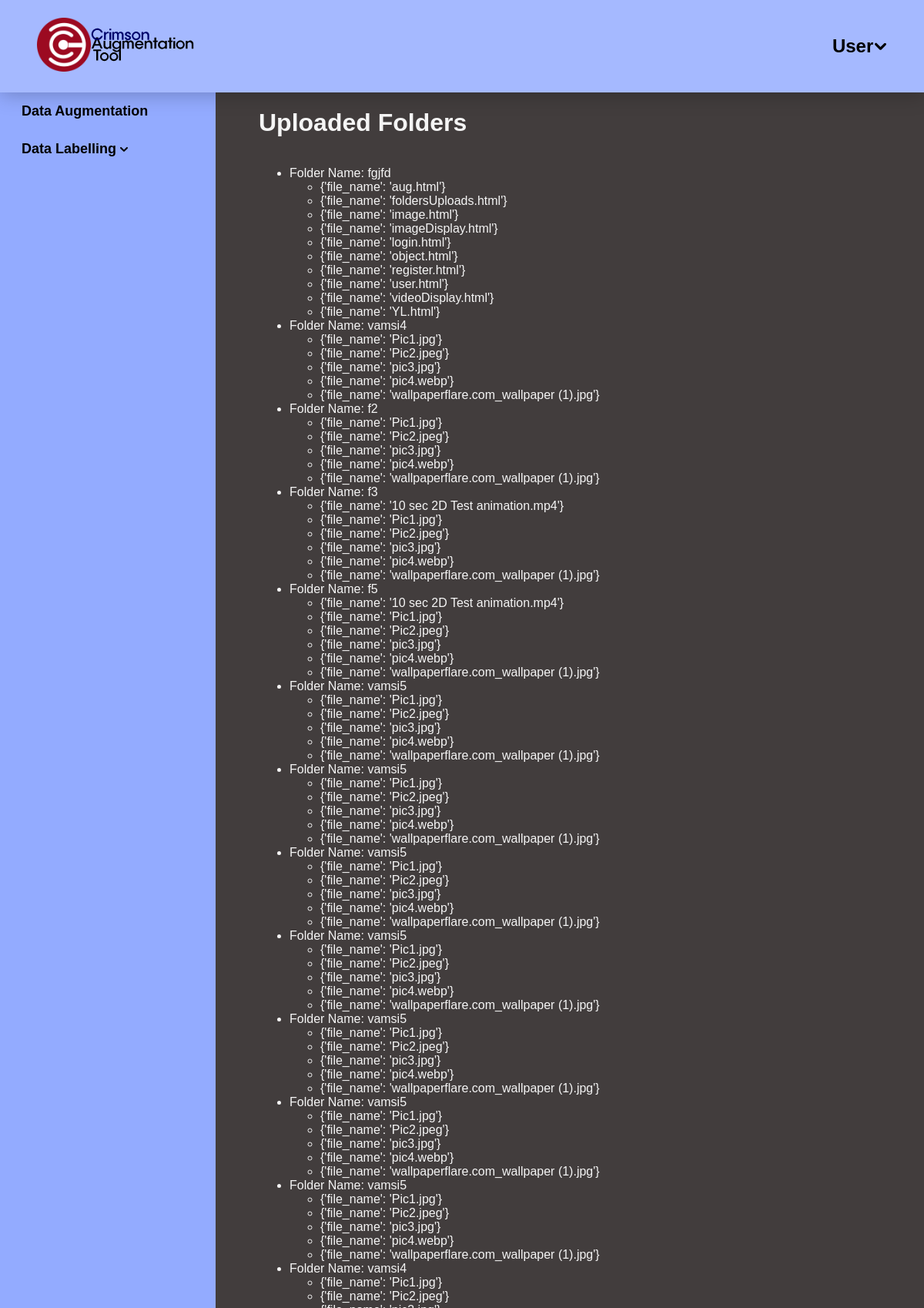
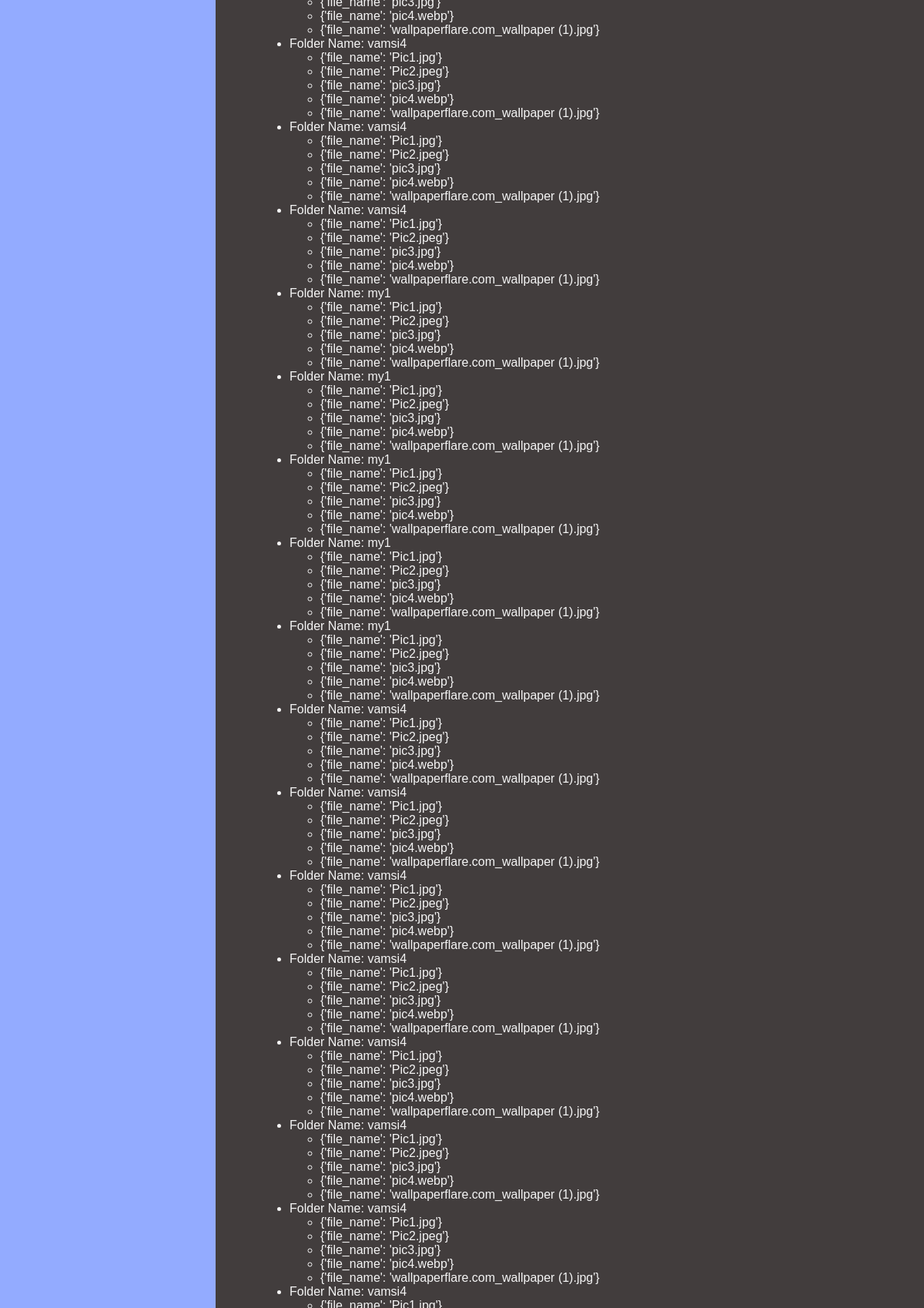
The app's page /handle_folder_upload (upper part) with its own data (2 pictures, top to bottom).
### crimsontool/models.py (models this page shows, shortened)
class Folder(models.Model):
    folder_name = models.CharField(max_length=255)
    files_info = JSONField(default=dict)

### crimsontool/views.py (the view)
# urls.py: path('handle_folder_upload', views.handle_folder_upload, name='handle_folder_upload'),
def handle_folder_upload(request):
    try:
        if request.method == 'POST':
            upload_directory = 'uploads/'
            os.makedirs(upload_directory, exist_ok=True)
            uploaded_folder_list = request.FILES.getlist('folder')
            uploaded_folder_name = request.POST.get('folder-name')
            folder_instance = Folder(folder_name=uploaded_folder_name)
            folder_instance.save()
            folder_path = os.path.join(upload_directory, uploaded_folder_name)
            os.makedirs(folder_path, exist_ok=True)
            files_info = folder_instance.files_info or []
            for uploaded_file in uploaded_folder_list:
                file_name = os.path.join(folder_path, uploaded_file.name)
                with open(file_name, 'wb+') as destination:
                    for chunk in uploaded_file.chunks():
                        destination.write(chunk)
                files_info.append({
                    'file_name': uploaded_file.name,
                })
            folder_instance.files_info = files_info
            folder_instance.save()
            temp_dir = os.path.join(os.getcwd(), "crimsontool", "input")
            DBImgPath = os.path.join(settings.MEDIA_ROOT)
            os.makedirs(temp_dir, exist_ok=True)
            temp_folder_path = os.path.join(temp_dir, uploaded_folder_name)
            DBTempFolderPath = os.path.join(DBImgPath, uploaded_folder_name)
            shutil.copytree(folder_path, temp_folder_path)
            script_path = os.path.join(os.path.dirname(os.path.abspath(__file__)), "yolov5", "detect.py")
            Scmd = f'python3 "{script_path}" --weight yolov5s.pt --source "{DBTempFolderPath}"'
            process = subprocess.Popen(Scmd, stdout=subprocess.PIPE, stderr=subprocess.PIPE)
            stdout, stderr = process.communicate()
            if process.returncode != 0:
                print(f"Error executing the script:\n{stderr.decode('utf-8')}")
            else:
                print(f"Script output:\n{stdout.decode('utf-8')}")
        else:
            print("GET request received for folder upload.")
    except Exception as e:
        print(f"An error occurred: {e}")
    contents = Folder.objects.all()
    data = {'folders': contents}
    return render(request, 'foldersUploads.html', data)

### crimsontool/templates/foldersUploads.html (shortened to what this page needs)
<!DOCTYPE html>
<html lang="en">
<head>
</head>
<body id="user-body">
    <nav id="navigation">
        <nav id="nav-left">
            <a href="{% url 'user' %}">
            </a>
        </nav>
        <nav id="navigation-right">
            <nav id="nav-right">
                <h2>User</h2>
            </nav>
        </nav>
    </nav>
    <div id="block">
        <aside id="left">
            <a href="{% url 'aug' %}">Data Augmentation</a>
            <a id="drop">Data Labelling
            </a>
        </aside>
        <div id="right">
            <h1>Uploaded Folders</h1>
            <ul>
              {% for folder in folders %}
                <li>Folder Name: {{ folder.folder_name }}</li>
                {% for file in folder.files_info %}
                    <ul>
                        <li>{{file}}</li>
                    </ul>
                    {% endfor %}
                {% endfor %}
            </ul>
        </div>
    </div>
</body>
</html>

### crimsontool/templates/foldersUploads.html (style rules this page uses)
* { font-family: Arial, Helvetica, sans-serif; }
#user-body { margin: 0px; }

### records on screen
Folder: folder_name "fgjfd", files_info "{'file_name': 'aug.html'}" "{'file_name': 'foldersUploads.html'}" "{'file_name': 'image.html'}" "{'file_name': 'imageDisplay.html'}" "{'file_name': 'login.html'}" "{'file_name': 'object.html'}" "{'file_name': 'register.html'}" "{'file_name': 'user.html'}" "{'file_name': 'videoDisplay.html'}" "{'file_name': 'YL.html'}"
Folder: folder_name "vamsi4", files_info "{'file_name': 'Pic1.jpg'}" "{'file_name': 'Pic2.jpeg'}" "{'file_name': 'pic3.jpg'}" "{'file_name': 'pic4.webp'}" "{'file_name': 'wallpaperflare.com_wallpaper (1).jpg'}"
Folder: folder_name "f2", files_info "{'file_name': 'Pic1.jpg'}" "{'file_name': 'Pic2.jpeg'}" "{'file_name': 'pic3.jpg'}" "{'file_name': 'pic4.webp'}" "{'file_name': 'wallpaperflare.com_wallpaper (1).jpg'}"
Folder: folder_name "f3", files_info "{'file_name': '10 sec 2D Test animation.mp4'}" "{'file_name': 'Pic1.jpg'}" "{'file_name': 'Pic2.jpeg'}" "{'file_name': 'pic3.jpg'}" "{'file_name': 'pic4.webp'}" "{'file_name': 'wallpaperflare.com_wallpaper (1).jpg'}"
Folder: folder_name "f5", files_info "{'file_name': '10 sec 2D Test animation.mp4'}" "{'file_name': 'Pic1.jpg'}" "{'file_name': 'Pic2.jpeg'}" "{'file_name': 'pic3.jpg'}" "{'file_name': 'pic4.webp'}" "{'file_name': 'wallpaperflare.com_wallpaper (1).jpg'}"
Folder: folder_name "vamsi5", files_info "{'file_name': 'Pic1.jpg'}" "{'file_name': 'Pic2.jpeg'}" "{'file_name': 'pic3.jpg'}" "{'file_name': 'pic4.webp'}" "{'file_name': 'wallpaperflare.com_wallpaper (1).jpg'}"
Folder: folder_name "vamsi5", files_info "{'file_name': 'Pic1.jpg'}" "{'file_name': 'Pic2.jpeg'}" "{'file_name': 'pic3.jpg'}" "{'file_name': 'pic4.webp'}" "{'file_name': 'wallpaperflare.com_wallpaper (1).jpg'}"
Folder: folder_name "vamsi5", files_info "{'file_name': 'Pic1.jpg'}" "{'file_name': 'Pic2.jpeg'}" "{'file_name': 'pic3.jpg'}" "{'file_name': 'pic4.webp'}" "{'file_name': 'wallpaperflare.com_wallpaper (1).jpg'}"
Folder: folder_name "vamsi5", files_info "{'file_name': 'Pic1.jpg'}" "{'file_name': 'Pic2.jpeg'}" "{'file_name': 'pic3.jpg'}" "{'file_name': 'pic4.webp'}" "{'file_name': 'wallpaperflare.com_wallpaper (1).jpg'}"
Folder: folder_name "vamsi5", files_info "{'file_name': 'Pic1.jpg'}" "{'file_name': 'Pic2.jpeg'}" "{'file_name': 'pic3.jpg'}" "{'file_name': 'pic4.webp'}" "{'file_name': 'wallpaperflare.com_wallpaper (1).jpg'}"
Folder: folder_name "vamsi5", files_info "{'file_name': 'Pic1.jpg'}" "{'file_name': 'Pic2.jpeg'}" "{'file_name': 'pic3.jpg'}" "{'file_name': 'pic4.webp'}" "{'file_name': 'wallpaperflare.com_wallpaper (1).jpg'}"
Folder: folder_name "vamsi5", files_info "{'file_name': 'Pic1.jpg'}" "{'file_name': 'Pic2.jpeg'}" "{'file_name': 'pic3.jpg'}" "{'file_name': 'pic4.webp'}" "{'file_name': 'wallpaperflare.com_wallpaper (1).jpg'}"
Folder: folder_name "vamsi4", files_info "{'file_name': 'Pic1.jpg'}" "{'file_name': 'Pic2.jpeg'}" "{'file_name': 'pic3.jpg'}" "{'file_name': 'pic4.webp'}" "{'file_name': 'wallpaperflare.com_wallpaper (1).jpg'}"
Folder: folder_name "vamsi4", files_info "{'file_name': 'Pic1.jpg'}" "{'file_name': 'Pic2.jpeg'}" "{'file_name': 'pic3.jpg'}" "{'file_name': 'pic4.webp'}" "{'file_name': 'wallpaperflare.com_wallpaper (1).jpg'}"
Folder: folder_name "vamsi4", files_info "{'file_name': 'Pic1.jpg'}" "{'file_name': 'Pic2.jpeg'}" "{'file_name': 'pic3.jpg'}" "{'file_name': 'pic4.webp'}" "{'file_name': 'wallpaperflare.com_wallpaper (1).jpg'}"
Folder: folder_name "vamsi4", files_info "{'file_name': 'Pic1.jpg'}" "{'file_name': 'Pic2.jpeg'}" "{'file_name': 'pic3.jpg'}" "{'file_name': 'pic4.webp'}" "{'file_name': 'wallpaperflare.com_wallpaper (1).jpg'}"
Folder: folder_name "my1", files_info "{'file_name': 'Pic1.jpg'}" "{'file_name': 'Pic2.jpeg'}" "{'file_name': 'pic3.jpg'}" "{'file_name': 'pic4.webp'}" "{'file_name': 'wallpaperflare.com_wallpaper (1).jpg'}"
Folder: folder_name "my1", files_info "{'file_name': 'Pic1.jpg'}" "{'file_name': 'Pic2.jpeg'}" "{'file_name': 'pic3.jpg'}" "{'file_name': 'pic4.webp'}" "{'file_name': 'wallpaperflare.com_wallpaper (1).jpg'}"
Folder: folder_name "my1", files_info "{'file_name': 'Pic1.jpg'}" "{'file_name': 'Pic2.jpeg'}" "{'file_name': 'pic3.jpg'}" "{'file_name': 'pic4.webp'}" "{'file_name': 'wallpaperflare.com_wallpaper (1).jpg'}"
Folder: folder_name "my1", files_info "{'file_name': 'Pic1.jpg'}" "{'file_name': 'Pic2.jpeg'}" "{'file_name': 'pic3.jpg'}" "{'file_name': 'pic4.webp'}" "{'file_name': 'wallpaperflare.com_wallpaper (1).jpg'}"
Folder: folder_name "my1", files_info "{'file_name': 'Pic1.jpg'}" "{'file_name': 'Pic2.jpeg'}" "{'file_name': 'pic3.jpg'}" "{'file_name': 'pic4.webp'}" "{'file_name': 'wallpaperflare.com_wallpaper (1).jpg'}"
Folder: folder_name "vamsi4", files_info "{'file_name': 'Pic1.jpg'}" "{'file_name': 'Pic2.jpeg'}" "{'file_name': 'pic3.jpg'}" "{'file_name': 'pic4.webp'}" "{'file_name': 'wallpaperflare.com_wallpaper (1).jpg'}"
Folder: folder_name "vamsi4", files_info "{'file_name': 'Pic1.jpg'}" "{'file_name': 'Pic2.jpeg'}" "{'file_name': 'pic3.jpg'}" "{'file_name': 'pic4.webp'}" "{'file_name': 'wallpaperflare.com_wallpaper (1).jpg'}"
Folder: folder_name "vamsi4", files_info "{'file_name': 'Pic1.jpg'}" "{'file_name': 'Pic2.jpeg'}" "{'file_name': 'pic3.jpg'}" "{'file_name': 'pic4.webp'}" "{'file_name': 'wallpaperflare.com_wallpaper (1).jpg'}"
Folder: folder_name "vamsi4", files_info "{'file_name': 'Pic1.jpg'}" "{'file_name': 'Pic2.jpeg'}" "{'file_name': 'pic3.jpg'}" "{'file_name': 'pic4.webp'}" "{'file_name': 'wallpaperflare.com_wallpaper (1).jpg'}"
Folder: folder_name "vamsi4", files_info "{'file_name': 'Pic1.jpg'}" "{'file_name': 'Pic2.jpeg'}" "{'file_name': 'pic3.jpg'}" "{'file_name': 'pic4.webp'}" "{'file_name': 'wallpaperflare.com_wallpaper (1).jpg'}"
Folder: folder_name "vamsi4", files_info "{'file_name': 'Pic1.jpg'}" "{'file_name': 'Pic2.jpeg'}" "{'file_name': 'pic3.jpg'}" "{'file_name': 'pic4.webp'}" "{'file_name': 'wallpaperflare.com_wallpaper (1).jpg'}"
Folder: folder_name "vamsi4", files_info "{'file_name': 'Pic1.jpg'}" "{'file_name': 'Pic2.jpeg'}" "{'file_name': 'pic3.jpg'}" "{'file_name': 'pic4.webp'}" "{'file_name': 'wallpaperflare.com_wallpaper (1).jpg'}"
Folder: folder_name "vamsi4"
